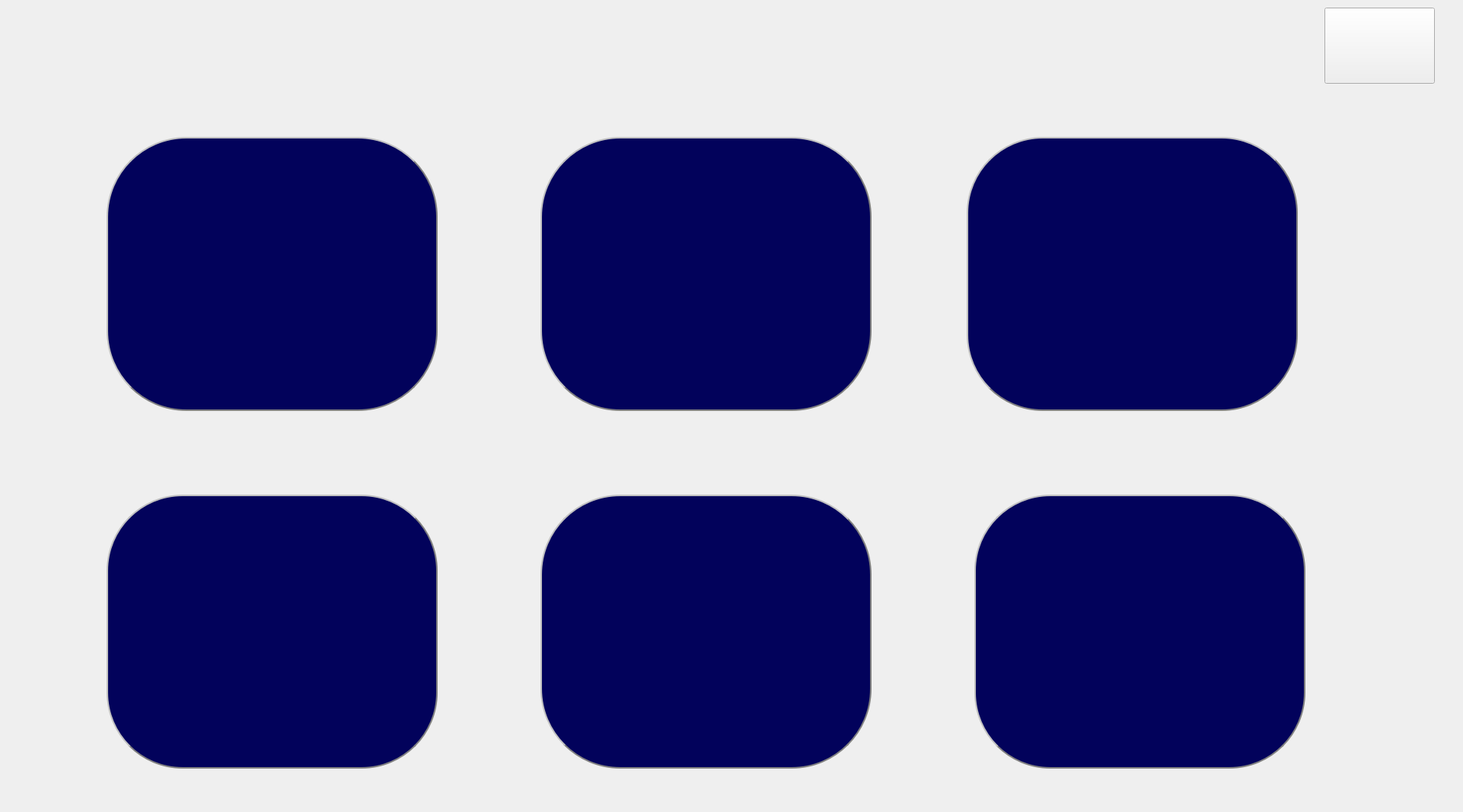
<?xml version="1.0" encoding="UTF-8"?>
<ui version="4.0">
 <class>AnoWindow</class>
 <widget class="QMainWindow" name="AnoWindow">
  <property name="geometry">
   <rect>
    <x>0</x>
    <y>0</y>
    <width>1922</width>
    <height>1067</height>
   </rect>
  </property>
  <property name="tabletTracking">
   <bool>false</bool>
  </property>
  <property name="windowTitle">
   <string>MainWindow</string>
  </property>
  <property name="autoFillBackground">
   <bool>false</bool>
  </property>
  <property name="styleSheet">
   <string notr="true"/>
  </property>
  <property name="unifiedTitleAndToolBarOnMac">
   <bool>false</bool>
  </property>
  <widget class="QWidget" name="centralwidget">
   <widget class="QPushButton" name="greenButton">
    <property name="geometry">
     <rect>
      <x>1270</x>
      <y>180</y>
      <width>435</width>
      <height>360</height>
     </rect>
    </property>
    <property name="font">
     <font>
      <family>Arial</family>
      <pointsize>20</pointsize>
     </font>
    </property>
    <property name="styleSheet">
     <string notr="true">background-color: rgb(2, 2, 91); 
color: white;
border-radius: 100px;  border: 2px groove gray;
border-style: outset;</string>
    </property>
    <property name="text">
     <string/>
    </property>
   </widget>
   <widget class="QPushButton" name="redButton">
    <property name="geometry">
     <rect>
      <x>140</x>
      <y>180</y>
      <width>435</width>
      <height>360</height>
     </rect>
    </property>
    <property name="font">
     <font>
      <family>Arial</family>
      <pointsize>20</pointsize>
     </font>
    </property>
    <property name="styleSheet">
     <string notr="true">background-color: rgb(2, 2, 91); 
color: white;
border-radius: 105px;  border: 2px groove gray;
border-style: outset;</string>
    </property>
    <property name="text">
     <string/>
    </property>
   </widget>
   <widget class="QPushButton" name="exitbutton">
    <property name="geometry">
     <rect>
      <x>1740</x>
      <y>10</y>
      <width>145</width>
      <height>100</height>
     </rect>
    </property>
    <property name="font">
     <font>
      <family>Arial</family>
      <pointsize>20</pointsize>
     </font>
    </property>
    <property name="text">
     <string/>
    </property>
   </widget>
   <widget class="QPushButton" name="fanButton">
    <property name="geometry">
     <rect>
      <x>140</x>
      <y>650</y>
      <width>435</width>
      <height>360</height>
     </rect>
    </property>
    <property name="font">
     <font>
      <family>Arial</family>
      <pointsize>20</pointsize>
     </font>
    </property>
    <property name="styleSheet">
     <string notr="true">background-color: rgb(2, 2, 91); 
color: white;
border-radius: 100px;  border: 2px groove gray;
border-style: outset;</string>
    </property>
    <property name="text">
     <string/>
    </property>
   </widget>
   <widget class="QPushButton" name="tempButton">
    <property name="geometry">
     <rect>
      <x>1280</x>
      <y>650</y>
      <width>435</width>
      <height>360</height>
     </rect>
    </property>
    <property name="font">
     <font>
      <family>Arial</family>
      <pointsize>20</pointsize>
     </font>
    </property>
    <property name="styleSheet">
     <string notr="true">background-color: rgb(2, 2, 91); 
color: white;
border-radius: 100px;  border: 2px groove gray;
border-style: outset;</string>
    </property>
    <property name="text">
     <string/>
    </property>
   </widget>
   <widget class="QLabel" name="dateLable">
    <property name="geometry">
     <rect>
      <x>1260</x>
      <y>0</y>
      <width>471</width>
      <height>110</height>
     </rect>
    </property>
    <property name="layoutDirection">
     <enum>Qt::LeftToRight</enum>
    </property>
    <property name="styleSheet">
     <string notr="true"/>
    </property>
    <property name="text">
     <string/>
    </property>
    <property name="textFormat">
     <enum>Qt::RichText</enum>
    </property>
    <property name="alignment">
     <set>Qt::AlignCenter</set>
    </property>
   </widget>
   <widget class="QLabel" name="backgroundlable">
    <property name="geometry">
     <rect>
      <x>0</x>
      <y>-10</y>
      <width>1920</width>
      <height>1080</height>
     </rect>
    </property>
    <property name="autoFillBackground">
     <bool>true</bool>
    </property>
    <property name="text">
     <string/>
    </property>
    <property name="alignment">
     <set>Qt::AlignRight|Qt::AlignTrailing|Qt::AlignVCenter</set>
    </property>
   </widget>
   <widget class="QLabel" name="label">
    <property name="geometry">
     <rect>
      <x>0</x>
      <y>0</y>
      <width>1920</width>
      <height>1080</height>
     </rect>
    </property>
    <property name="sizePolicy">
     <sizepolicy hsizetype="Preferred" vsizetype="Preferred">
      <horstretch>0</horstretch>
      <verstretch>0</verstretch>
     </sizepolicy>
    </property>
    <property name="text">
     <string/>
    </property>
   </widget>
   <widget class="Line" name="line_6">
    <property name="geometry">
     <rect>
      <x>0</x>
      <y>1080</y>
      <width>1920</width>
      <height>10</height>
     </rect>
    </property>
    <property name="orientation">
     <enum>Qt::Horizontal</enum>
    </property>
   </widget>
   <widget class="QLabel" name="School">
    <property name="geometry">
     <rect>
      <x>20</x>
      <y>20</y>
      <width>211</width>
      <height>80</height>
     </rect>
    </property>
    <property name="text">
     <string/>
    </property>
   </widget>
   <widget class="QLabel" name="ShowIPLabel">
    <property name="geometry">
     <rect>
      <x>1720</x>
      <y>1020</y>
      <width>200</width>
      <height>60</height>
     </rect>
    </property>
    <property name="text">
     <string/>
    </property>
   </widget>
   <widget class="QPushButton" name="yellowButton">
    <property name="geometry">
     <rect>
      <x>710</x>
      <y>180</y>
      <width>435</width>
      <height>360</height>
     </rect>
    </property>
    <property name="font">
     <font>
      <family>Arial</family>
      <pointsize>20</pointsize>
     </font>
    </property>
    <property name="styleSheet">
     <string notr="true">background-color: rgb(2, 2, 91); 
color: white;
border-radius: 105px;  border: 2px groove gray;
border-style: outset;</string>
    </property>
    <property name="text">
     <string/>
    </property>
   </widget>
   <widget class="QPushButton" name="fingerButton">
    <property name="geometry">
     <rect>
      <x>710</x>
      <y>650</y>
      <width>435</width>
      <height>360</height>
     </rect>
    </property>
    <property name="font">
     <font>
      <family>Arial</family>
      <pointsize>20</pointsize>
     </font>
    </property>
    <property name="styleSheet">
     <string notr="true">background-color: rgb(2, 2, 91); 
color: white;
border-radius: 105px;  border: 2px groove gray;
border-style: outset;</string>
    </property>
    <property name="text">
     <string/>
    </property>
   </widget>
   <zorder>label</zorder>
   <zorder>backgroundlable</zorder>
   <zorder>dateLable</zorder>
   <zorder>redButton</zorder>
   <zorder>fanButton</zorder>
   <zorder>tempButton</zorder>
   <zorder>greenButton</zorder>
   <zorder>exitbutton</zorder>
   <zorder>line_6</zorder>
   <zorder>School</zorder>
   <zorder>ShowIPLabel</zorder>
   <zorder>yellowButton</zorder>
   <zorder>fingerButton</zorder>
  </widget>
 </widget>
 <resources/>
 <connections/>
</ui>
